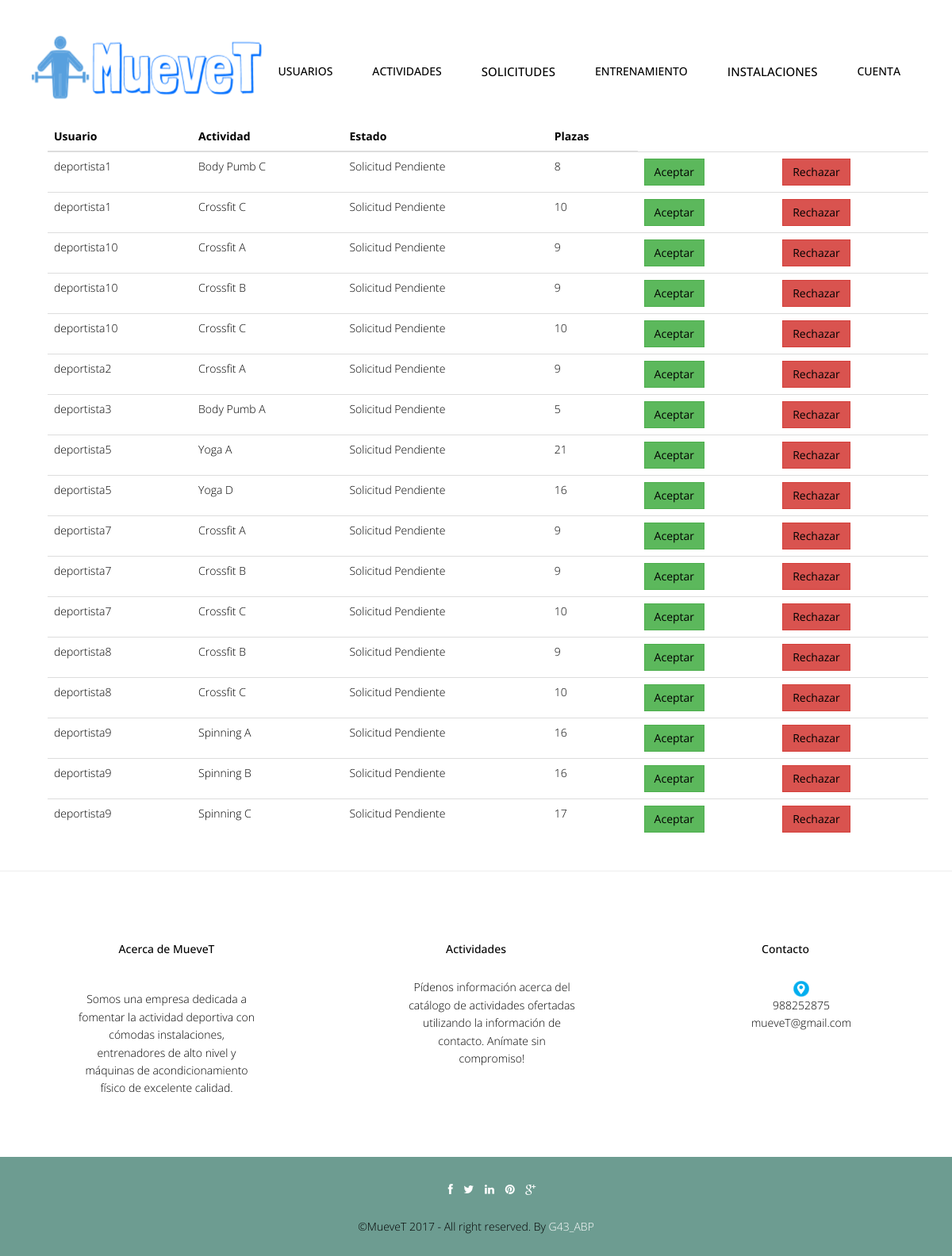
The app's page /abp/Controllers/INSCRIPCION_Controller.php?act=grupal (signed in) with its own data.
### tables this page shows
CREATE TABLE IF NOT EXISTS `deportista_inscribir_actividadgrupal` (
  `userName` varchar(20) NOT NULL,
  `idActividadGrupal` int(10) NOT NULL,
  `estado` tinyint(1) DEFAULT '0',
  `plazasDisponibles` int(10) NOT NULL
);

CREATE TABLE IF NOT EXISTS `actividadgrupal` (
  `idActividadGrupal` int(10) NOT NULL,
  `nombreActividadGrupal` varchar(80) NOT NULL,
  `descripcionActividadGrupal` text,
  `numPlazasActividadGrupal` int(10) NOT NULL,
  `diaActividadGrupal` varchar(20) NOT NULL,
  `horaInicioActividadGrupal` time NOT NULL,
  `horaFinActividadGrupal` time NOT NULL,
  `fechaInicioActividadGrupal` date NOT NULL,
  `fechaFinActividadGrupal` date NOT NULL,
  `username` varchar(20) NOT NULL,
  `idInstalacion` int(10) NOT NULL
);

### abp/Controllers/INSCRIPCION_Controller.php (called while the page is built, shortened)
<?php
include '../Models/INSCRIPCION_Model.php';
include '../Views/header.php';
Switch ($_REQUEST['accion']) {
    default:
        if ($_REQUEST['act'] == 'grupal') {
            if (!isset($_REQUEST['idInscripcion'])) {
                $inscripcion = new INSCRIPCION_Model('', '', '', '');
            } else {
                $inscripcion = get_data_form();
            }
            $datos = $inscripcion->ConsultarTodoGrupales();
        }
        if (!tienePermisos('INSCRIPCIONPENDIENTE_Show')) {
            new Mensaje('No tienes los permisos necesarios', '../Views/DEFAULT_Vista.php');
        } else {
            new INSCRIPCIONPENDIENTE_Show($datos, $_REQUEST['act'], '../Views/DEFAULT_Vista.php');
        }
}
?>

### abp/Models/INSCRIPCION_Model.php (called while the page is built, shortened)
<?php
include '../Functions/LibraryFunctions.php';
class INSCRIPCION_Model {
    var $mysqli;
    function ConectarBD() {
        $this->mysqli = new mysqli("localhost", "root", "", "muevet");
    }
    function ConsultarTodoGrupales() {
        $sql = "SELECT * FROM DEPORTISTA_INSCRIBIR_ACTIVIDADGRUPAL WHERE estado = 0";
        if (!($resultado = $this->mysqli->query($sql))) {
            return 'Error en la consulta sobre la base de datos.';
        } else {
            $toret = array();
            $i = 0;
            while ($fila = $resultado->fetch_array()) {
                $toret[$i] = $fila;
                $i++;
            }
            return $toret;
        }
    }
}
?>

### abp/Views/INSCRIPCIONPENDIENTE_SHOWALL_Vista.php (the view, shortened to what this page needs)
<?php
class INSCRIPCIONPENDIENTE_Show {
    private $datos;
    private $actividad;
    function __construct($array, $actividad, $volver) {
        $this->datos = $array;
        $this->actividad = $actividad;
        $this->render();
    }
    function render() {
        ?>
        <div class="container">
            <?php
            if ($this->actividad == 'grupal') {
                $lista = array('userName', 'idActividadGrupal', 'estado', 'plazasDisponibles');
            } else {
                $lista = array('userName', 'idActividadIndividual', 'estado');
            }
            ?>
            <div class="container">
                <div class="col-lg-12">
                    <table class="table">
                        <thead class="thead-dark">
                            <tr>
                                <?php
                                foreach ($lista as $titulo) {
                                    echo "<th>";
                                    if ($titulo == 'idActividadGrupal') {
                                        $titulo = 'nombreActividadGrupal';
                                        echo $strings[$titulo];
                                    } else if ($titulo == 'idActividadIndividual') {
                                        $titulo = 'nombreActividadGrupal';
                                        echo $strings[$titulo];
                                    } else {
                                        echo $strings[$titulo];
                                    }
                                    echo "</th>";
                                }
                                echo "</tr>";
                                echo "</thead>";
                                echo "<tbody>";
                                for ($j = 0; $j < count($this->datos); $j++) {
                                    echo "<tr>";
                                    foreach ($this->datos [$j] as $clave => $valor) {
                                        for ($i = 0; $i < count($lista); $i++) {
                                            if ($clave === $lista[$i]) {
                                                echo "<td>";
                                                if (($clave === 'idActividadGrupal')) {
                                                    echo ConsultarNombreActividadGrupal($valor);
                                                    break;
                                                }
                                                if (($clave === 'estado')) {
                                                    echo $strings[$valor];
                                                    break;
                                                } else {
                                                    echo $valor;
                                                }
                                                echo "</td>";
                                            }
                                        }
                                    }
                                    if ($this->actividad == 'grupal') {
                                        ?>
                                        <td><button type="button" class="btn btn-success"><a href='INSCRIPCION_Controller.php?act=<?php echo $this->actividad . '&userName=' . $this->datos[$j]['userName'] . '&actividad=' . $this->datos[$j]['idActividadGrupal'] . '&accion=' . $strings['Aceptar']; ?>'><?php echo $strings['Aceptar']; ?></a></button></td>
                                        <td><button type="button" class="btn btn-danger"> <a href='INSCRIPCION_Controller.php?act=<?php echo $this->actividad . '&userName=' . $this->datos[$j]['userName'] . '&actividad=' . $this->datos[$j]['idActividadGrupal'] . '&accion=' . $strings['Rechazar']; ?>'><?php echo $strings['Rechazar']; ?></a></button></td>
                                                <?php
                                            }
                                        }
                                        ?>
                                </tbody>
                    </table>
                </div>
            </div>
        </div>
        <?php
        include '../Views/footer.php';
    }
}

### abp/css/style.css (style rules this page uses)
body { font-family:'Open Sans', Arial, sans-serif; font-size:14px; font-weight:300; line-height:1.6em; color:#000; background-color:#fff; }
.link-list ul,li,a { color:#000; list-style:none; }

### abp/css/overwrite.css (style rules this page uses)
.btn { text-shadow: none; background-image:none; border-color: none; border-bottom-color: none; -webkit-box-shadow: none; -moz-box-shadow: none; box-shadow: none; }
.btn { outline:0; -webkit-border-radius: 0; -moz-border-radius: 0; border-radius: 0; }

### records on screen
deportista_inscribir_actividadgrupal: userName "deportista1", idActividadGrupal.nombreActividadGrupal "Body Pumb C", estado "Solicitud Pendiente", plazasDisponibles "8"
deportista_inscribir_actividadgrupal: userName "deportista1", idActividadGrupal.nombreActividadGrupal "Crossfit C", estado "Solicitud Pendiente", plazasDisponibles "10"
deportista_inscribir_actividadgrupal: userName "deportista10", idActividadGrupal.nombreActividadGrupal "Crossfit A", estado "Solicitud Pendiente", plazasDisponibles "9"
deportista_inscribir_actividadgrupal: userName "deportista10", idActividadGrupal.nombreActividadGrupal "Crossfit B", estado "Solicitud Pendiente", plazasDisponibles "9"
deportista_inscribir_actividadgrupal: userName "deportista10", idActividadGrupal.nombreActividadGrupal "Crossfit C", estado "Solicitud Pendiente", plazasDisponibles "10"
deportista_inscribir_actividadgrupal: userName "deportista2", idActividadGrupal.nombreActividadGrupal "Crossfit A", estado "Solicitud Pendiente", plazasDisponibles "9"
deportista_inscribir_actividadgrupal: userName "deportista3", idActividadGrupal.nombreActividadGrupal "Body Pumb A", estado "Solicitud Pendiente", plazasDisponibles "5"
deportista_inscribir_actividadgrupal: userName "deportista5", idActividadGrupal.nombreActividadGrupal "Yoga A", estado "Solicitud Pendiente", plazasDisponibles "21"
deportista_inscribir_actividadgrupal: userName "deportista5", idActividadGrupal.nombreActividadGrupal "Yoga D", estado "Solicitud Pendiente", plazasDisponibles "16"
deportista_inscribir_actividadgrupal: userName "deportista7", idActividadGrupal.nombreActividadGrupal "Crossfit A", estado "Solicitud Pendiente", plazasDisponibles "9"
deportista_inscribir_actividadgrupal: userName "deportista7", idActividadGrupal.nombreActividadGrupal "Crossfit B", estado "Solicitud Pendiente", plazasDisponibles "9"
deportista_inscribir_actividadgrupal: userName "deportista7", idActividadGrupal.nombreActividadGrupal "Crossfit C", estado "Solicitud Pendiente", plazasDisponibles "10"
deportista_inscribir_actividadgrupal: userName "deportista8", idActividadGrupal.nombreActividadGrupal "Crossfit B", estado "Solicitud Pendiente", plazasDisponibles "9"
deportista_inscribir_actividadgrupal: userName "deportista8", idActividadGrupal.nombreActividadGrupal "Crossfit C", estado "Solicitud Pendiente", plazasDisponibles "10"
deportista_inscribir_actividadgrupal: userName "deportista9", idActividadGrupal.nombreActividadGrupal "Spinning A", estado "Solicitud Pendiente", plazasDisponibles "16"
deportista_inscribir_actividadgrupal: userName "deportista9", idActividadGrupal.nombreActividadGrupal "Spinning B", estado "Solicitud Pendiente", plazasDisponibles "16"
deportista_inscribir_actividadgrupal: userName "deportista9", idActividadGrupal.nombreActividadGrupal "Spinning C", estado "Solicitud Pendiente", plazasDisponibles "17"

### other values on screen
$strings['Cuenta'] "CUENTA"
$strings[$titulo] "Usuario"
$strings[$titulo] "Actividad"
$strings[$titulo] "Estado"
$strings[$titulo] "Plazas"
